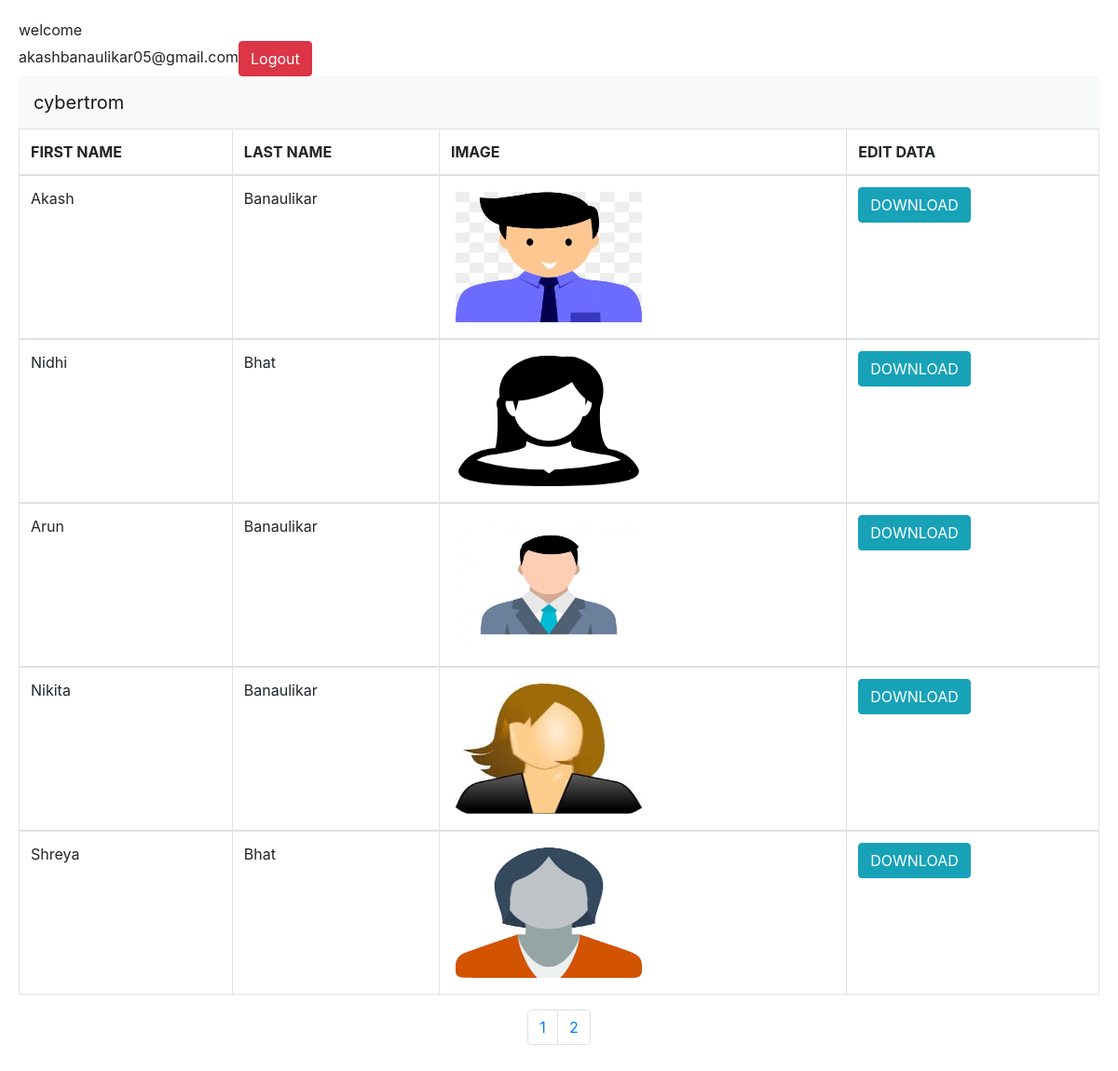
/php/view.php (signed in), run on the app's committed database.
### tables this page shows
CREATE TABLE `profile` (
  `id` int(50) NOT NULL,
  `firstName` varchar(50) NOT NULL,
  `lastName` varchar(50) NOT NULL,
  `age` int(3) NOT NULL,
  `description` text NOT NULL,
  `image` varchar(50) NOT NULL,
  `date` date NOT NULL
);

### php/view.php (the view, shortened to what this page needs)
<?php
include "../html/head.php";
if(isset($_SESSION['User']))
{
  echo "welcome<br>" . $_SESSION['User'];
    echo '<a href="view.php?logout"><button class="btn btn-danger">Logout</button></a>';
}
else
{
  echo "<script>window.open('login.php?Invalid= Please Login First To View And Download User','_self')</script>";
}
?>
<nav class="navbar navbar-expand-lg navbar-light bg-light">
    <a class="navbar-brand" href="index.php">cybertrom</a>
  </nav>
<?php
include "../html/down.php";
include "../db/db.php";
?>
<div class="row">
  <div class="col-lg-12">
  <table class="table table-bordered table-strped">
  <thead>
  <th class="text-left">FIRST NAME</th>
   <th class="text-left">LAST NAME</th>
    <th class="text-left">IMAGE</th>
   <th class="text-left">EDIT DATA</th>
</thead>
  <?php
 $limit =5;
 if(isSet($_GET['page'])){
   $page=$_GET['page'];
  }
  else{
    $page=1;
  }
 $offset =($page-1)*$limit;
$sql="SELECT * FROM `profile` LIMIT {$offset},{$limit}";
$result=mysqli_query($con,$sql);
while($row=mysqli_fetch_array($result)){
    ?>
  <tbody >
 <tr class="text-left">
 <td><?php echo "".$row['firstName']."";?></td>
  <td><?php echo "".$row['lastName']."";?></td>
  <td><?php echo "<img src='../image/".$row['image']."'>";?></td>
   <td><a class="btn btn-info" href="pdf.php?id=<?php echo "".$row['id']."";?>" onclick="return confirm('Download Pdf')">DOWNLOAD</button></td>
 </tr>
 </tbody>
 <?php
    }
?>
  </table>
  </div>
  </div>
  <?php
    $paggination="SELECT * FROM `profile`";
    $pagginationResult=mysqli_query($con,$paggination);
    if(mysqli_num_rows($pagginationResult)>0){
      $totalRecords = mysqli_num_rows($pagginationResult);
      $totalPages =ceil($totalRecords /$limit);
      echo "<nav class='navb' aria-label='Page navigation example'>";
      echo "<ul class='pagination'>";
      for($i=1;$i<=$totalPages;$i++){
        echo "<li class='page-item'><a class='page-link' href='view.php?page={$i}'>$i</a></li>";
      }
      echo "</ul>";
      echo "</nav>";
    }
    ?>

### html/head.php (shortened to what this page needs)
<!DOCTYPE html>
<html lang="en">
<head>
<link rel="stylesheet" href="https://stackpath.bootstrapcdn.com/bootstrap/4.5.2/css/bootstrap.min.css">
</head>
<body>

### html/down.php (shortened to what this page needs)
</body>
</html>

### html/head.php (style rules this page uses)
img { float:left; margin:5px; width: 200px; height: 140px; }
nav.navb { display: flex; justify-content: center; }
body { PADDING: 20px 20px; }

### data on the page
profile: firstName "Akash", lastName "Banaulikar", image (picture)
profile: firstName "Nidhi", lastName "Bhat", image (picture)
profile: firstName "Arun", lastName "Banaulikar", image (picture)
profile: firstName "Nikita", lastName "Banaulikar", image (picture)
profile: firstName "Shreya", lastName "Bhat", image (picture)

### other printed values
$_SESSION['User'] "akashbanaulikar05@gmail.com"
